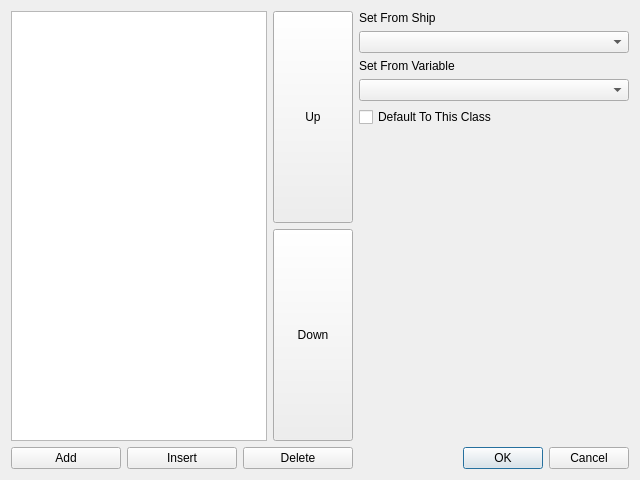
<?xml version="1.0" encoding="UTF-8"?>
<ui version="4.0">
 <class>fso::fred::dialogs::ShipAltShipClass</class>
 <widget class="QDialog" name="fso::fred::dialogs::ShipAltShipClass">
  <property name="geometry">
   <rect>
    <x>0</x>
    <y>0</y>
    <width>640</width>
    <height>480</height>
   </rect>
  </property>
  <property name="windowTitle">
   <string>Alternate Ship Class Editor</string>
  </property>
  <property name="modal">
   <bool>true</bool>
  </property>
  <layout class="QHBoxLayout" name="mainLayout">
   <item>
    <layout class="QVBoxLayout" name="leftLayout">
     <item>
      <layout class="QHBoxLayout" name="topLeftLayout">
       <item>
        <widget class="QListView" name="classList">
         <property name="editTriggers">
          <set>QAbstractItemView::NoEditTriggers</set>
         </property>
         <property name="defaultDropAction">
          <enum>Qt::IgnoreAction</enum>
         </property>
        </widget>
       </item>
       <item>
        <layout class="QVBoxLayout" name="moveButtons">
         <item>
          <widget class="QPushButton" name="upButton">
           <property name="sizePolicy">
            <sizepolicy hsizetype="Minimum" vsizetype="MinimumExpanding">
             <horstretch>0</horstretch>
             <verstretch>0</verstretch>
            </sizepolicy>
           </property>
           <property name="text">
            <string>Up</string>
           </property>
          </widget>
         </item>
         <item>
          <widget class="QPushButton" name="downButton">
           <property name="sizePolicy">
            <sizepolicy hsizetype="Minimum" vsizetype="MinimumExpanding">
             <horstretch>0</horstretch>
             <verstretch>0</verstretch>
            </sizepolicy>
           </property>
           <property name="text">
            <string>Down</string>
           </property>
          </widget>
         </item>
        </layout>
       </item>
      </layout>
     </item>
     <item>
      <layout class="QHBoxLayout" name="bottomLeftLayout">
       <item>
        <widget class="QPushButton" name="addButton">
         <property name="text">
          <string>Add</string>
         </property>
        </widget>
       </item>
       <item>
        <widget class="QPushButton" name="insertButton">
         <property name="text">
          <string>Insert</string>
         </property>
        </widget>
       </item>
       <item>
        <widget class="QPushButton" name="deleteButton">
         <property name="text">
          <string>Delete</string>
         </property>
        </widget>
       </item>
      </layout>
     </item>
    </layout>
   </item>
   <item>
    <layout class="QVBoxLayout" name="rightLayout">
     <item>
      <widget class="QLabel" name="shipLabel">
       <property name="sizePolicy">
        <sizepolicy hsizetype="Preferred" vsizetype="Maximum">
         <horstretch>0</horstretch>
         <verstretch>0</verstretch>
        </sizepolicy>
       </property>
       <property name="text">
        <string>Set From Ship</string>
       </property>
      </widget>
     </item>
     <item>
      <widget class="QComboBox" name="shipCombo"/>
     </item>
     <item>
      <widget class="QLabel" name="variableLabel">
       <property name="sizePolicy">
        <sizepolicy hsizetype="Preferred" vsizetype="Maximum">
         <horstretch>0</horstretch>
         <verstretch>0</verstretch>
        </sizepolicy>
       </property>
       <property name="text">
        <string>Set From Variable</string>
       </property>
      </widget>
     </item>
     <item>
      <widget class="QComboBox" name="variableCombo"/>
     </item>
     <item>
      <widget class="QCheckBox" name="defaultCheckbox">
       <property name="text">
        <string>Default To This Class</string>
       </property>
      </widget>
     </item>
     <item>
      <spacer name="verticalSpacer">
       <property name="orientation">
        <enum>Qt::Vertical</enum>
       </property>
       <property name="sizeHint" stdset="0">
        <size>
         <width>20</width>
         <height>40</height>
        </size>
       </property>
      </spacer>
     </item>
     <item>
      <widget class="QDialogButtonBox" name="buttonBox">
       <property name="standardButtons">
        <set>QDialogButtonBox::Cancel|QDialogButtonBox::Ok</set>
       </property>
      </widget>
     </item>
    </layout>
   </item>
  </layout>
 </widget>
 <resources>
  <include location="../resources/resources.qrc"/>
 </resources>
 <connections/>
</ui>
